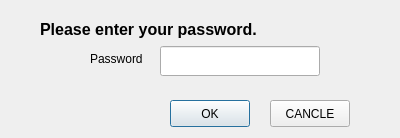
<ui version="4.0" >
 <class>ECCDLOGIN</class>
 <widget class="QDialog" name="ECCDLOGIN" >
  <property name="geometry" >
   <rect>
    <x>0</x>
    <y>0</y>
    <width>400</width>
    <height>138</height>
   </rect>
  </property>
  <property name="windowTitle" >
   <string>Dialog</string>
  </property>
  <widget class="QLabel" name="label" >
   <property name="geometry" >
    <rect>
     <x>40</x>
     <y>20</y>
     <width>290</width>
     <height>18</height>
    </rect>
   </property>
   <property name="font" >
    <font>
     <pointsize>12</pointsize>
     <weight>75</weight>
     <bold>true</bold>
    </font>
   </property>
   <property name="text" >
    <string>Please enter your password.</string>
   </property>
  </widget>
  <widget class="QLineEdit" name="lineEdit" >
   <property name="geometry" >
    <rect>
     <x>160</x>
     <y>46</y>
     <width>160</width>
     <height>30</height>
    </rect>
   </property>
   <property name="inputMask" >
    <string/>
   </property>
   <property name="text" >
    <string/>
   </property>
   <property name="maxLength" >
    <number>12</number>
   </property>
   <property name="echoMode" >
    <enum>QLineEdit::Password</enum>
   </property>
  </widget>
  <widget class="QLabel" name="label_2" >
   <property name="geometry" >
    <rect>
     <x>90</x>
     <y>50</y>
     <width>70</width>
     <height>18</height>
    </rect>
   </property>
   <property name="text" >
    <string>Password</string>
   </property>
  </widget>
  <widget class="QPushButton" name="pushButton" >
   <property name="geometry" >
    <rect>
     <x>170</x>
     <y>100</y>
     <width>80</width>
     <height>27</height>
    </rect>
   </property>
   <property name="text" >
    <string>OK</string>
   </property>
  </widget>
  <widget class="QPushButton" name="pushButton_2" >
   <property name="geometry" >
    <rect>
     <x>270</x>
     <y>100</y>
     <width>80</width>
     <height>27</height>
    </rect>
   </property>
   <property name="text" >
    <string>CANCLE</string>
   </property>
  </widget>
 </widget>
 <resources/>
 <connections/>
</ui>
